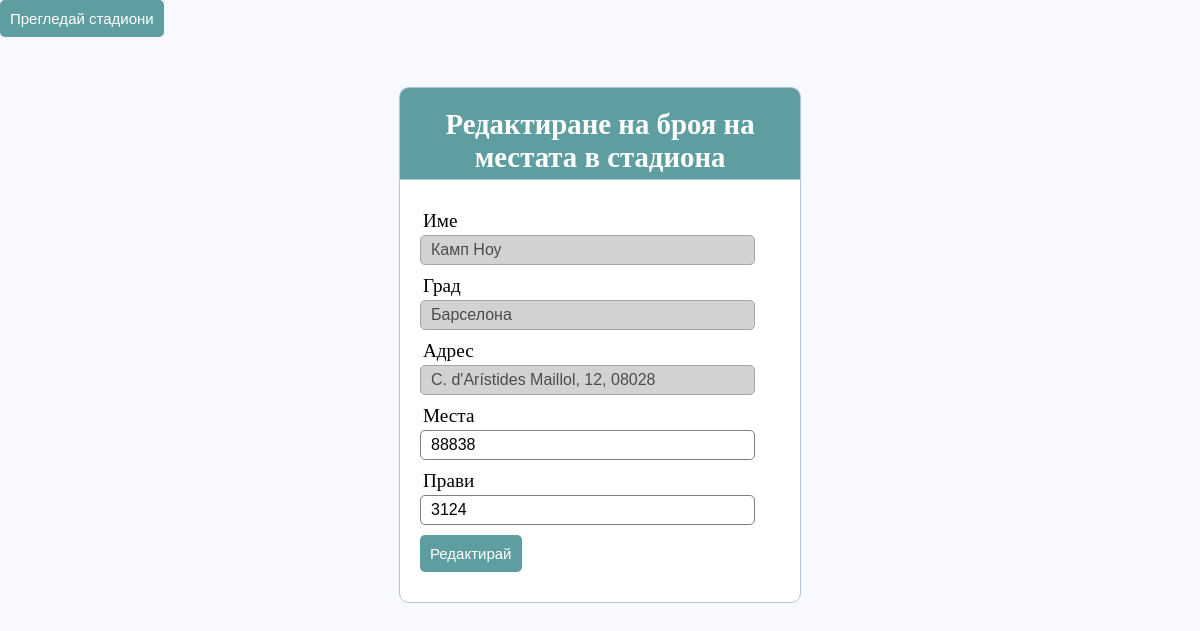
Page /stadiums/edit.php?name=Камп Ноу on the committed database.
### tables this page shows
CREATE TABLE `stadium` (
  `name` varchar(50) DEFAULT NULL,
  `venue` varchar(40) DEFAULT NULL,
  `address` varchar(100) DEFAULT NULL,
  `seatsNumber` int(11) DEFAULT NULL,
  `standingNumber` int(11) DEFAULT NULL,
  `inUefa` text DEFAULT NULL
);

### stadiums/edit.php (the view, shortened to what this page needs)
<link rel="stylesheet" type="text/css" href="style.css">
<?php
$db=mysqli_connect("localhost","root","");
mysqli_select_db($db,"stadiums");
$result = mysqli_query($db,"SELECT * FROM stadium WHERE name='" . $_GET['name'] . "'");
$row= mysqli_fetch_array($result);
?>
<html>
<head><button class="btn" onclick="location.href='index.php'">Прегледай стадиони</button>
</head>
<body>
<div  class ="header" style="padding-bottom:5px;">
<h2>Редактиране на броя на местата в стадиона</h2>
</div>
<form name="frmUser" method="post" action="">
<div class="input-group">
<label>Име</label>
<input type="text" name="name"  value="<?php echo $row['name']; ?>" readonly>
</div>
<div class="input-group">
<label>Град</label>
<input type="text" name="venue" class="txtField" value="<?php echo $row['venue']; ?>" readonly>
</div>
<div class="input-group">
<label>Адрес</label>
<input type="text" name="address" class="txtField" value="<?php echo $row['address']; ?>" readonly>
</div>
<div class="input-group">
<label>Места</label>
<input type="text" name="seatsNumber" class="txtField" value="<?php echo $row['seatsNumber']; ?>">
</div>
<div class="input-group">
<label>Прави</label>
<input type="text" name="standingNumber" class="txtField" value="<?php echo $row['standingNumber']; ?>">
</div>
<div class="input-group">
 <button type="submit" class="btn" name="submit"   >Редактирай</button>
</div>
</form>
</body>
</html>

### stadiums/style.css (style rules this page uses)
* { margin: 0px; padding: 0px; }
body { font-size: 120%; background: #F8F8FF; }
.header { width: 30%; margin: 50px auto 0px; color: white; background: #5F9EA0; text-align: center; border: 1px solid #B0C4DE; border-bottom: none; border-radius: 10px 10px 0px 0px; padding: 20px; }
form, .content { width: 30%; margin: 0px auto; padding: 20px; border: 1px solid #B0C4DE; background: white; border-radius: 0px 0px 10px 10px; }
.input-group { margin: 10px 0px 10px 0px; }
.input-group label { display: block; text-align: left; margin: 3px; }
.input-group input { height: 30px; width: 93%; padding: 5px 10px; font-size: 16px; border-radius: 5px; border: 1px solid gray; }
.btn { padding: 10px; font-size: 15px; color: white; background: #5F9EA0; border: none; border-radius: 5px; }

### stadiums/edit.php (style rules this page uses)
input:read-only { background-color: silver; opacity: 0.7; }

### rows in the picture
stadium: name "Камп Ноу", venue "Барселона", address "C. d'Arístides Maillol, 12, 08028", seatsNumber "88838", standingNumber "3124"
